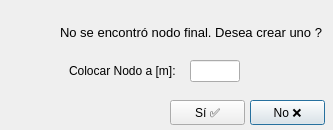
<?xml version="1.0" encoding="UTF-8"?>
<ui version="4.0">
 <class>Dialog</class>
 <widget class="QDialog" name="Dialog">
  <property name="windowModality">
   <enum>Qt::ApplicationModal</enum>
  </property>
  <property name="geometry">
   <rect>
    <x>0</x>
    <y>0</y>
    <width>333</width>
    <height>130</height>
   </rect>
  </property>
  <property name="windowTitle">
   <string>EnerGis 5</string>
  </property>
  <property name="autoFillBackground">
   <bool>false</bool>
  </property>
  <property name="modal">
   <bool>true</bool>
  </property>
  <widget class="QPushButton" name="cmdSalir">
   <property name="geometry">
    <rect>
     <x>250</x>
     <y>100</y>
     <width>75</width>
     <height>25</height>
    </rect>
   </property>
   <property name="text">
    <string>No ❌</string>
   </property>
   <property name="shortcut">
    <string>Esc</string>
   </property>
  </widget>
  <widget class="QPushButton" name="cmdAceptar">
   <property name="geometry">
    <rect>
     <x>170</x>
     <y>100</y>
     <width>75</width>
     <height>25</height>
    </rect>
   </property>
   <property name="text">
    <string>Sí ✅</string>
   </property>
   <property name="shortcut">
    <string>Return</string>
   </property>
  </widget>
  <widget class="QLabel" name="label_8">
   <property name="geometry">
    <rect>
     <x>69</x>
     <y>63</y>
     <width>110</width>
     <height>16</height>
    </rect>
   </property>
   <property name="text">
    <string>Colocar Nodo a [m]:</string>
   </property>
  </widget>
  <widget class="QLabel" name="label">
   <property name="geometry">
    <rect>
     <x>60</x>
     <y>24</y>
     <width>270</width>
     <height>16</height>
    </rect>
   </property>
   <property name="font">
    <font>
     <pointsize>10</pointsize>
    </font>
   </property>
   <property name="text">
    <string>No se encontró nodo final. Desea crear uno ?</string>
   </property>
  </widget>
  <widget class="QLineEdit" name="txtDistancia">
   <property name="geometry">
    <rect>
     <x>190</x>
     <y>60</y>
     <width>50</width>
     <height>22</height>
    </rect>
   </property>
  </widget>
  <widget class="QLabel" name="lbIcono">
   <property name="geometry">
    <rect>
     <x>14</x>
     <y>12</y>
     <width>40</width>
     <height>40</height>
    </rect>
   </property>
   <property name="text">
    <string/>
   </property>
  </widget>
 </widget>
 <resources/>
 <connections/>
</ui>
